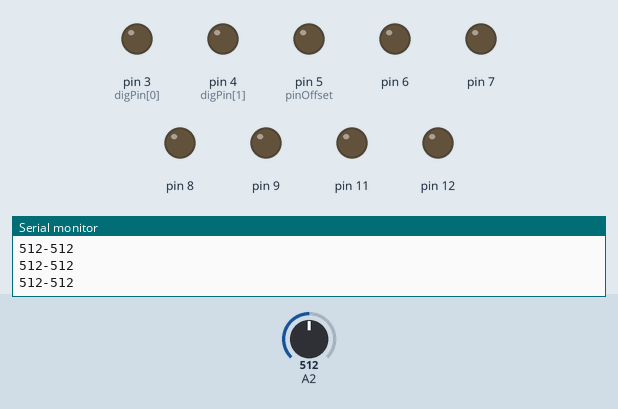
Recording of a sketch running on a simulated Arduino Nano, built with avr-gcc and run on an emulated ATmega328P. Parts: output pins drawn as LEDs (lit = HIGH), the last lines printed to the serial monitor. Inputs (shaded band) come from the test bench; at power-on: A2 = 512.

Above: at 1.2 s.
1.3 s: A2 set to 306
At 1.8 s:
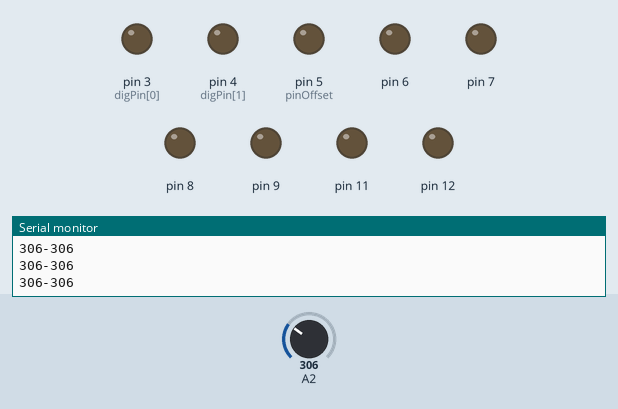
2.8 s: A2 set to 511
At 4.1 s:
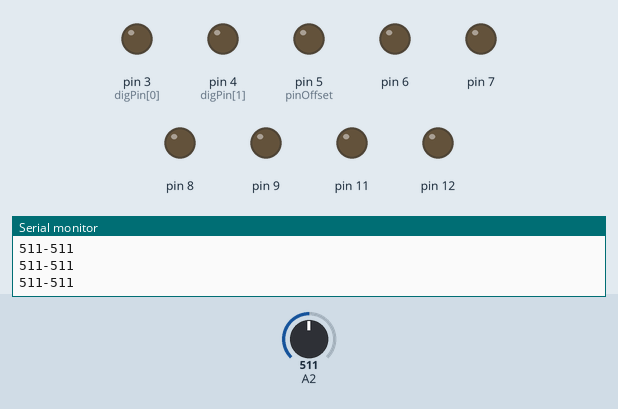
Timing chart, 0 to 5.8 s (numbered marks = the images above; inputs shaded):
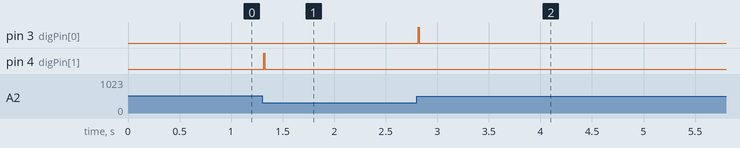

Measured:
- after the input at 1.3 s, pin 4 (digPin[1]): LOW → HIGH at once, → LOW 0.01 s later
- after the input at 2.8 s, pin 3 (digPin[0]): LOW → HIGH at once, → LOW 0.01 s later

The sketch:

AC13_SlopeDetector.ino
```cpp
// (licence header left out)
//  constants related to the Arduino Nano pin use
const int digPin[2] = {3, 4};  // the digital output pins
const int pinOffset = 5;       // the first DAC pin (from 5-12)
const int trigTime = 10;       // the trigger timing

//  variables used to control the current DIO output states
int digState[2] = {LOW, LOW};  // start with both set low
unsigned long digMillis[2] = {0, 0};

// variables for comparator detection
int currentValue = 0;          // stored value for detection
int currentDir = 0;            // -1 for downward, 1 for upward

//  ==================== start of setup() ======================

void setup() {
  Serial.begin(9600);

  // set up the digital outputs
  for (int i=0; i<2; i++) {
    pinMode(digPin[i], OUTPUT);
    digitalWrite(digPin[i], LOW);
  }

  // set up the 8-bit DAC output pins
  for (int i=0; i<8; i++) {
    pinMode(pinOffset+i, OUTPUT);
    digitalWrite(pinOffset+i, LOW);
  }
}

//  ==================== start of loop() =======================

void loop()
{
  // get the current value
  int tempValue = deJitter(analogRead(2), currentValue);

  Serial.print(currentValue);
  Serial.print("-");
  Serial.println(tempValue);

  if ((currentDir <= 0) && (tempValue > currentValue)) {
    digState[0] = HIGH;
    digitalWrite(digPin[0], HIGH);
    digMillis[0] = millis();
    currentDir = 1;
  } else if ((currentDir >= 1) && (tempValue < currentValue)) {
    digState[1] = HIGH;
    digitalWrite(digPin[1], HIGH);
    digMillis[1] = millis();
    currentDir = -1;
  }

  currentValue = tempValue;

  // check for trigger turnoffs
  for (int i=0; i<2; i++) {
    if ((digState[i] == HIGH) && (digMillis[i] - millis() > trigTime)) {
      digState[i] = LOW;
      digitalWrite(digPin[i], LOW);
    }
  }
}

//  dacOutput(byte) - deal with the DAC output
//  -----------------------------------------
void dacOutput(byte v)
{
  PORTB = (PORTB & B11100000) | (v >> 3);
	PORTD = (PORTD & B00011111) | ((v & B00000111) << 5);
}

//  deJitter(int, int) - smooth jitter input
//  ----------------------------------------
int deJitter(int v, int test)
{
  if (abs(v - test) > 8) {
    return v;
  }
  return test;
}

//  ===================== end of program =======================
```
